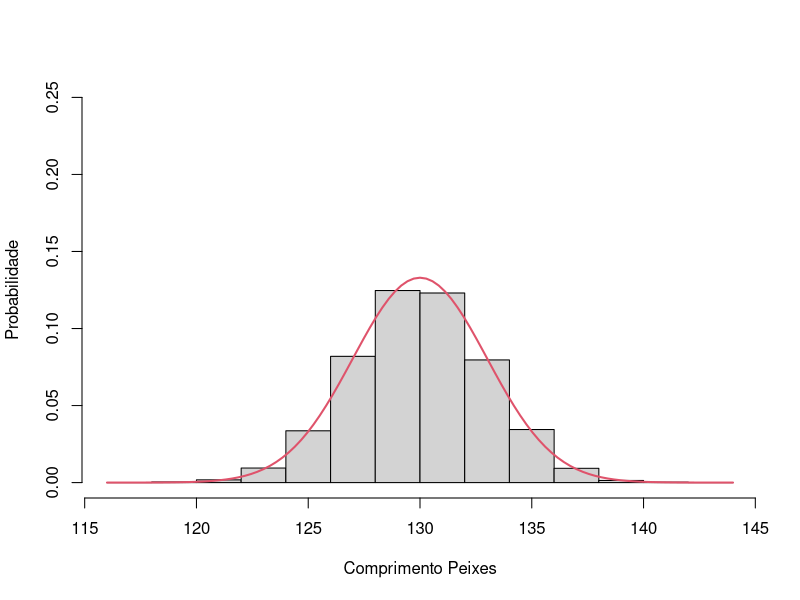
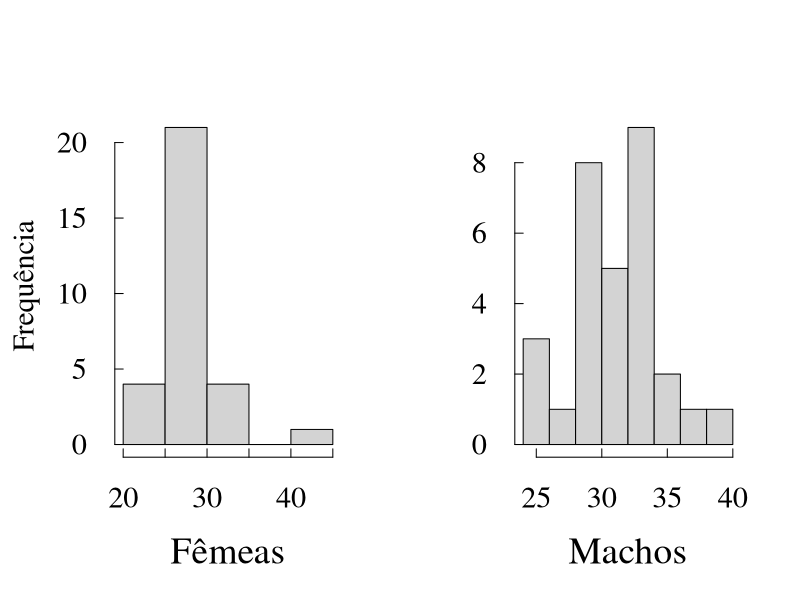
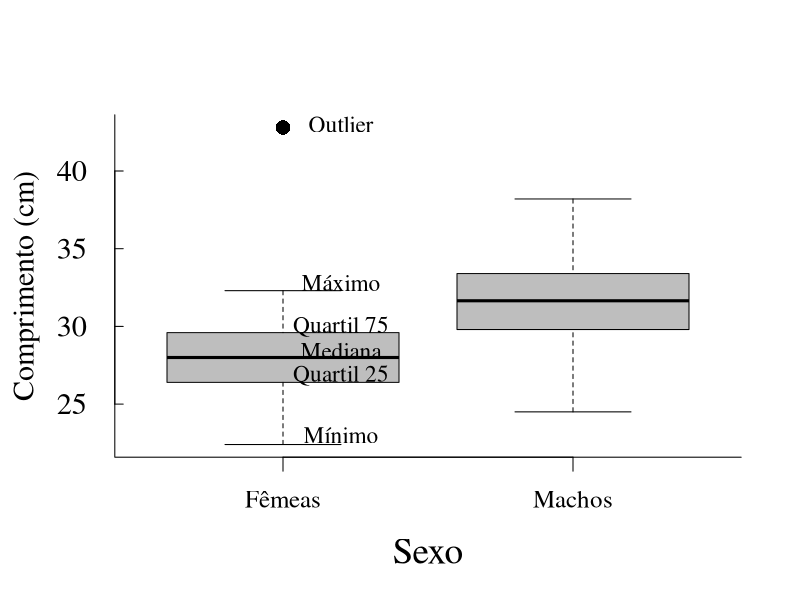

These figures' R source, in order: (Note: this script raises an error after producing the figures.)


### Aqui temos o primeiro gráfico do artigo, gerado com dados hipotéticos apenas para demostrar a curva normal.

hist(rnorm(9000,mean=130,sd=3),freq=FALSE, xlab = "Comprimento Peixes", ylab = "Probabilidade", main = "",ylim = c(0,0.25)) #Aqui geramos o histograma
curve(dnorm(x,mean=130,sd=3),col=2,lty=1,lwd=2,add=TRUE) # Inserimos a curva em forma de sino


#### Vamos gerar dados de comprimento de peixes para as análises e gráficos
#Usei a função rnorm para gerar dados com distribuição normal, 
#recortei e colei abaixo para podermos trabalhar sempre com os mesmos dados

machos = c(24.5, 25.6, 26, 27.9, 28.4, 28.6, 29.3, 29.8, 30,	30, 30, 30, 31.1, 31.4, 31.5, 31.8, 31.9, 32.1, 32.2, 32.5, 32.6, 33.1, 33.4, 33.5, 33.7, 33.9, 34.3, 34.9, 37.4, 38.2) #dados brutos dos machos
femeas =c(22.4, 23.6, 23.6, 23.6, 25.2, 25.5, 25.9, 26.4, 26.6, 26.9, 26.9, 27.3, 27.5, 27.8, 27.8, 28.2, 28.4, 28.4, 28.8, 29, 29, 29.5, 29.6, 30, 30, 30.1, 31.6, 32, 32.3, 42.8) #dados brutos das femeas
sexo = factor(rep(c("macho","femea"),each=30)) #aqui criamos a coluna de sexo dos peixes para podermos realizar as análises
peixe = c(machos,femeas)# Unimos as duas variáveis, machos e femeas em uma única coluna
dados= data.frame(sexo,peixe) # Aqui criamos a tabela com sexos e os dados de comprimento, tem 2 colunas
head(dados) # verificamos as 5 primeiras linhas dos dados, pra ver se está tudo ok


par(mfrow = c(1,2),cex.axis=1.3,cex.lab=1.6,las=1,bty="l", tcl=0.3,pch=16,cex=1.4,family = "serif") # coloquei as configurações dos gráficos, tamanho de letras, numero de graficos na janela, etc
hist(femeas, main  = "", xlab = "Fêmeas", ylab = "") # o histograma das femeas
mtext("Frequência",side=2, line=2.7,cex=1.8,las=3)#inserindo o rótulo do eixo y
hist(machos, main= "" , xlab = "Machos", ylab = "") # histograma dos machos


## Agora vamos gerar o boxplot

par(mfrow =c(1,1),cex.axis=1.3,cex.lab=1.6,las=1,bty="l", tcl=0.3,pch=16,cex=1.4,family = "serif") # Linha de configuração do gráfico
boxplot(peixe~sexo, col="grey",ylab = "",xlab="Sexo",xaxt="n") # boxplot machos e femeas
axis(side=1, at=c(1,2),labels=c("",""),tcl=-.5) # eixo x
text(1.2,c(43,32.8,30,28.45,26.85,23),c("Outlier","Máximo","Quartil 75","Mediana","Quartil 25","Mínimo")) #Inserindo anotações dentro do gráfico
mtext(c("Fêmeas","Machos"), side = 1, line = 1, at=c(1,2), cex=1.5) # Rótulos de X
mtext(c("Comprimento (cm)"), side = 2, line = 2.7, cex=1.8, las=3)# Rotulo do y

## Aqui geramos uma função simples, pra agruparmos e calcularmos os principais parâmetros dos nossos dados.
describe = function(x){
  if(class(m)!="matrix"){
    stop("Vacilou, o vetor precisa ser uma matriz")} # colocando o pressuposto de que a tabela de dados tem que ser uma matriz.
  getmode <- function(v) {
    uniqv <- unique(v)
    uniqv[which.max(tabulate(match(v, uniqv)))]
  }
  q25 <- function(y){
    quantile(y,c(.25))
  }
  q75 <- function(z){
    quantile(z,c(.75))
  }
  N <- apply(x,2,length) #número de elementos do vetor
  Media <- apply(x,2,mean) #média de cada coluna do vetor
  Desvio_Padrao <- apply(x,2,sd) #desvio padrao para cada coluna do vetor
  Minimo <- apply(x,2,min) #Valor minimo para cada coluna do vetor
  Maximo <- apply(x,2,max) #Valor maximo para cada coluna do vetor
  Mediana <- apply(x,2,median) #Mediana para cada variavel
  Moda <- apply(x,2,getmode) #Moda 
  variancia <- apply(x,2,var) # Variancia
  quantil25 <- apply(x,2,q25) #Quantil 25%
  quantil75 <- apply(x,2,q75) #Quantil 75%
  resultados <- data.frame(N,Minimo,Maximo,Moda,Media,Mediana,quantil25,quantil75,Desvio_Padrao,variancia) #Colocamos todos os resultados como um data.frame nesse objeto
  return (round(resultados,2)) # Pedimos para funçao nos retornar aquilo que está contido no objeto resultados. 
}

dado = as.matrix(data.frame(machos,femeas)) # Criamos um data.frame com 1 coluna para os machos e 1 para as fêmeas. A funçao as.matrix trasnforma a tabela em matriz, para a funáo describe funcionar. 
describe(dado) # Calculamos e visualizamos os parametros.
a= print(describe(dado)) # Armazenamos esses resultados no objeto "a"
write.csv(a,file = "Describe.csv") #Salvamos um arquivo .csv com esses resultados na nossa pasta de trabalho.


## AGORA VAMOS REALIZAR O TESTE-T Comparando os comprimentos de machos e femeas para verificar se há diferença no tamanho dos peixes de acordo com o sexo.

head(dados) # Primeiro verificamos a estrutura dos dados
shapiro.test(dados$peixe[dados$sexo=="macho"]) #agora indexamos os machos e verificamos a normalidade dos dados
shapiro.test(dados$peixe[dados$sexo=="femea"]) #fazemos a mesma coisa com as femeas

bartlett.test(dados$peixe~dados$sexo) #Realizamos o teste de homogeneidade de variancias.

t.test(dados$peixe~dados$sexo) #realizamos o teste-t. E verificamos o p-value para saber a significancia do teste.


## ANOVA
#Utilizamos a função rnorm, mas copiei e colei abaixo para trabalharmos com os mesmos dados.
pop1 <- c(21,20,22,20,21,21,20,19,18,20) # primeira população de mexilhões
pop2 <- c(25,27,25,26,24,25,24,25,25,26) #segunda população de mexilhões
pop3 <- c(23,21,22,24,22,22,22,21,21,24) #terceira população de mexilhões

table <-data.frame(pop1,pop2,pop3) #juntamos os dados em 3 colunas em um objeto chamado table

var(table$pop1) #verificamos a variancia dentro das populações
var(table$pop2)#verificamos a variancia dentro das populações
var(table$pop3)#verificamos a variancia dentro das populações
bartlett.test (table) #realizamos o teste de homogeneidade de variancias

(media.1=mean(pop1)) #Salvamos as médias de cada população | Colocamos tudo dentro dos parenteses para podermos atribuir e olhar os dados na mesma linha
(media.2=mean(pop2)) #Salvamos as médias de cada população
(media.3=mean(pop3)) #Salvamos as médias de cada população

peso=c(pop1,pop2,pop3) #salvamos os dados em um objeto chamado peso
praia=factor(rep(c("praia1","praia2","praia3"),each=10)) # criamos os fatores 

boxplot(peso~praia, col="grey") # Olhamos a distribuição dos dados no boxplot

#Agora vamos plotar os pontos e as retas até a média, para termos ideia de como o calculo da ANOVA funciona.
plot(1:30,peso, pch=rep(c(15,16),each=10),col=rep(1:3,each=10)) # Primeiro plotamos os pesos. 
for(i in 1:10) #agora as linhas da primeira praia
{
  lines(c(i,i),c(peso[i],media.1),col=1)
}
for(j in 11:20) # agora as linhas da segunda praia
{
  lines(c(j,j),c(peso[j],media.2),col=2)
}
for(k in 21:30) # e por fim as linhas da terceira praia
{
  lines(c(k,k),c(peso[k],media.3),col=3)
}

lines(c(1,10),c(media.1,media.1),col=1) #Agora a média da pop 1
lines(c(11,20),c(media.2,media.2),col=2)#Agora a média da pop 2
lines(c(21,30),c(media.3,media.3),col=3)#Agora a média da pop 3

#Podemos agora verificar a tabela da ANOVA.
ANV = aov(peso~praia) #realizamos a análise de variancia ANOVA 
summary(ANV) #verificamos a tabela de resultados. 
